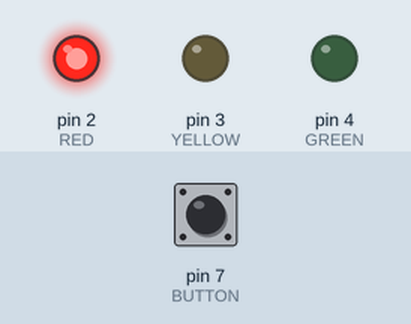
A sketch run on a simulated Arduino Uno, built with avr-gcc and run on an emulated ATmega328P. Shown: output pins drawn as LEDs (lit = HIGH). Inputs (shaded band) come from the test bench; at power-on: pin 7 (BUTTON) HIGH. What the sketch prints to the serial monitor is not drawn.

Above: at 1.2 s.
1.3 s: pin 7 (BUTTON) pulled LOW for 0.15 s
At 15.1 s:
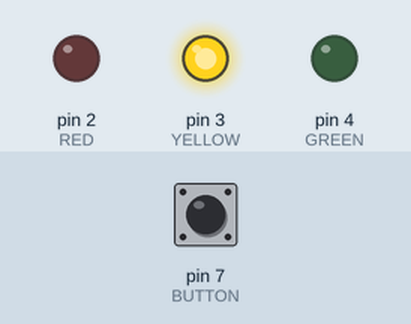
At 16.6 s:
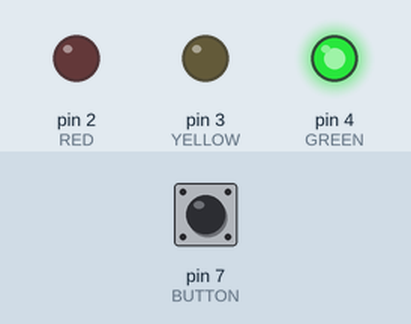
Timing chart, 0 to 17.7 s (numbered marks = the images above; inputs shaded):
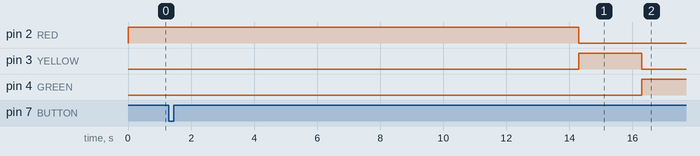

The sketch:

traffic_light.ino
```cpp
// Traffic Light System with Pedestrian Button

// LED pins
const int RED = 2;
const int YELLOW = 3;
const int GREEN = 4;

// Pedestrian button
const int BUTTON = 7;

// Timing (in ms)
const unsigned long RED_TIME = 5000;
const unsigned long YELLOW_TIME = 2000;
const unsigned long GREEN_TIME = 4000;
const unsigned long PED_TIME = 8000;

// State variables
enum State {RED_STATE, YELLOW_STATE, GREEN_STATE, PED_RED};
State currentState = RED_STATE;

unsigned long lastChange = 0;
unsigned long pedStart = 0;

void setup() {
  pinMode(RED, OUTPUT);
  pinMode(YELLOW, OUTPUT);
  pinMode(GREEN, OUTPUT);

  pinMode(BUTTON, INPUT_PULLUP); // button pressed = LOW

  Serial.begin(9600);

  lastChange = millis();
  setLights(RED_STATE);
}

void loop() {
  unsigned long now = millis();

  // Check pedestrian button (active LOW)
  if (digitalRead(BUTTON) == LOW && currentState != PED_RED) {
    currentState = PED_RED;
    pedStart = now;
    setLights(PED_RED);

    Serial.print("[");
    Serial.print(now);
    Serial.println(" ms] Pedestrian button pressed → RED ON");
  }

  // Pedestrian mode handling
  if (currentState == PED_RED) {
    if (now - pedStart >= PED_TIME) {
      currentState = RED_STATE;
      lastChange = now;
    }
    return;
  }

  // Normal traffic cycle
  switch (currentState) {

    case RED_STATE:
      if (now - lastChange >= RED_TIME) {
        currentState = YELLOW_STATE;
        lastChange = now;
        setLights(YELLOW_STATE);
      }
      break;

    case YELLOW_STATE:
      if (now - lastChange >= YELLOW_TIME) {
        currentState = GREEN_STATE;
        lastChange = now;
        setLights(GREEN_STATE);
      }
      break;

    case GREEN_STATE:
      if (now - lastChange >= GREEN_TIME) {
        currentState = RED_STATE;
        lastChange = now;
        setLights(RED_STATE);
      }
      break;
  }
}

// Function to control LEDs + Serial output
void setLights(State state) {
  digitalWrite(RED, LOW);
  digitalWrite(YELLOW, LOW);
  digitalWrite(GREEN, LOW);

  unsigned long t = millis();

  switch (state) {
    case RED_STATE:
    case PED_RED:
      digitalWrite(RED, HIGH);
      Serial.print("[");
      Serial.print(t);
      Serial.println(" ms] State: RED");
      break;

    case YELLOW_STATE:
      digitalWrite(YELLOW, HIGH);
      Serial.print("[");
      Serial.print(t);
      Serial.println(" ms] State: YELLOW");
      break;

    case GREEN_STATE:
      digitalWrite(GREEN, HIGH);
      Serial.print("[");
      Serial.print(t);
      Serial.println(" ms] State: GREEN");
      break;
  }
}
```
